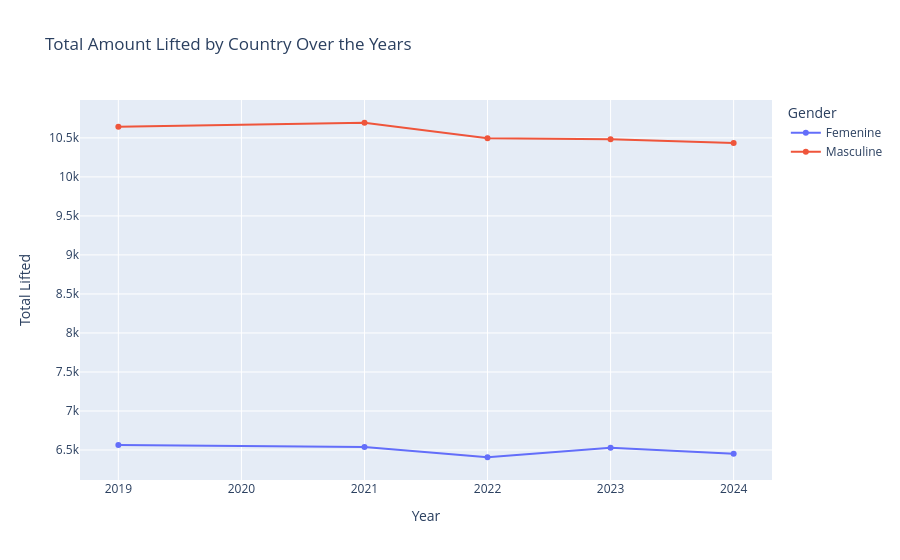

The notebook cell this image was saved under:
### Code cell
df_groupped = df_final.groupby(["Year", "Gender"])["Total"].sum().reset_index()

# Crear gráfico interactivo
fig = px.line(df_groupped, 
              x="Year", 
              y="Total", 
              color="Gender", 
              title="Total Amount Lifted by Country Over the Years",
              labels={"Total": "Total Lifted", "Año": "Year"},
              markers=True)

fig.show()

### Figure 1 — Plotly figure (JSON) as saved in the notebook; plotly's stock layout.template omitted (floating-point values rounded to 4 significant figures)
{"data": [{"hovertemplate": "Gender=Femenine<br>Year=%{x}<br>Total Lifted=%{y}<extra></extra>", "legendgroup": "Femenine", "line": {"color": "#636efa", "dash": "solid"}, "marker": {"symbol": "circle"}, "mode": "lines+markers", "name": "Femenine", "orientation": "v", "showlegend": true, "type": "scatter", "x": [2019, 2021, 2022, 2023, 2024], "xaxis": "x", "y": [6565, 6537, 6407, 6529, 6453], "yaxis": "y"}, {"hovertemplate": "Gender=Masculine<br>Year=%{x}<br>Total Lifted=%{y}<extra></extra>", "legendgroup": "Masculine", "line": {"color": "#EF553B", "dash": "solid"}, "marker": {"symbol": "circle"}, "mode": "lines+markers", "name": "Masculine", "orientation": "v", "showlegend": true, "type": "scatter", "x": [2019, 2021, 2022, 2023, 2024], "xaxis": "x", "y": [10643, 10694, 10494, 10483, 10436], "yaxis": "y"}], "layout": {"legend": {"title": {"text": "Gender"}, "tracegroupgap": 0}, "title": {"text": "Total Amount Lifted by Country Over the Years"}, "xaxis": {"anchor": "y", "domain": [0, 1], "title": {"text": "Year"}}, "yaxis": {"anchor": "x", "domain": [0, 1], "title": {"text": "Total Lifted"}}}}
